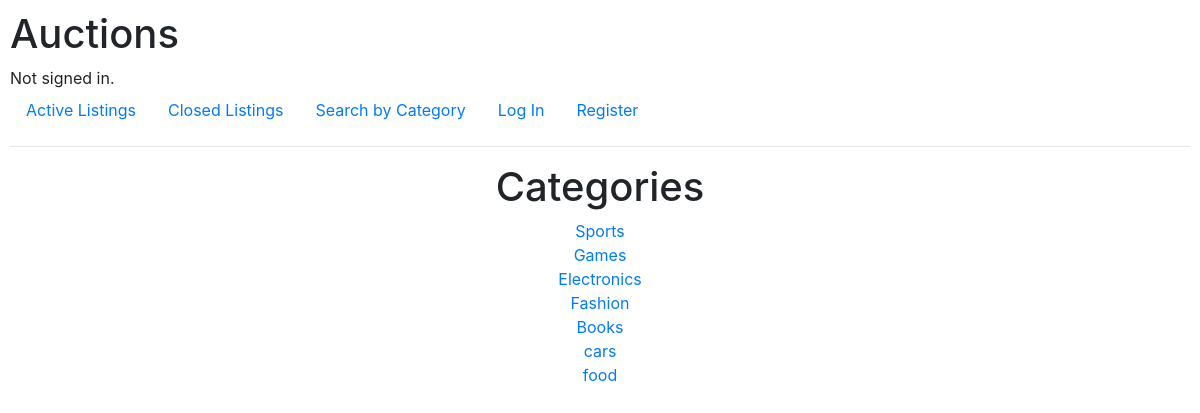
The page /categories/ on the database as committed earlier.
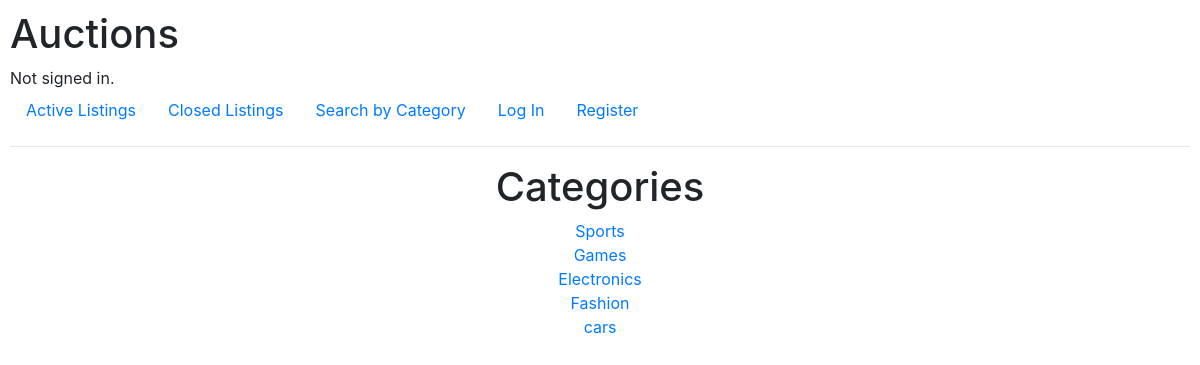
The same page on the database as committed later.
### auctions/models.py (models this page shows, shortened)
class Category(models.Model):
    category_name = models.CharField(max_length=20)

### auctions/views.py (the view)
# urls.py: path('categories/', views.categories, name='categories'),
def categories(request):
    categories = Category.objects.all()
    return render(request, "auctions/categories.html", {"categories": categories})

### auctions/templates/auctions/categories.html (shortened to what this page needs)
{% extends 'auctions/layout.html' %}
{% block body %}
<div class="container-fluid text-center">
    <h1>Categories</h1>
    <ul class="list-unstyled">
        {% for category in categories %}
        <li><a href="{% url 'category_listings' category.id %}">{{ category.category_name }}</a></li>
        {% endfor %}
    </ul>
</div>
{% endblock %}

Rows that differ between the two databases and show on the page:
removed Category: category_name "Books"
removed Category: category_name "food"
